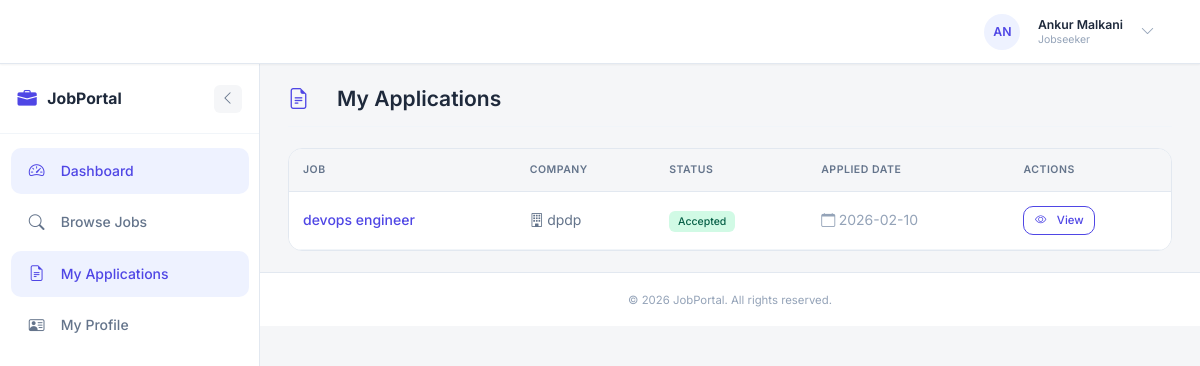
Page /jobseeker/applications (signed in) on the committed database.
### models.py (models this page shows, shortened)
class User(db.Model, UserMixin):
    __tablename__ = 'users'
    id = db.Column(db.Integer, primary_key=True)
    name = db.Column(db.String(100), nullable=False)
    email = db.Column(db.String(120), unique=True, nullable=False, index=True)
    password_hash = db.Column(db.String(128), nullable=False)
    role = db.Column(db.String(20), nullable=False)  # admin, employer, jobseeker
    created_at = db.Column(db.DateTime, default=datetime.utcnow)
    updated_at = db.Column(db.DateTime, default=datetime.utcnow, onupdate=datetime.utcnow)
    profile = db.relationship('Profile', back_populates='user', uselist=False, cascade='all, delete-orphan')
    jobs = db.relationship('Job', back_populates='employer', foreign_keys='Job.employer_id', cascade='all, delete-orphan')
    applications = db.relationship('Application', back_populates='jobseeker', foreign_keys='Application.jobseeker_id', cascade='all, delete-orphan')
    @property
    def password(self):
        """Prevent direct password access"""
        raise AttributeError('Password is not readable')
    def is_admin(self):
        return self.role == 'admin'
    def is_employer(self):
        return self.role == 'employer'
    def is_jobseeker(self):
        return self.role == 'jobseeker'
    def get_role_display(self):
        roles = {
            'admin': 'Admin',
            'employer': 'Employer',
            'jobseeker': 'Jobseeker'
        }
        return roles.get(self.role, self.role)

class Application(db.Model):
    __tablename__ = 'applications'
    id = db.Column(db.Integer, primary_key=True)
    job_id = db.Column(db.Integer, db.ForeignKey('jobs.id'), nullable=False, index=True)
    jobseeker_id = db.Column(db.Integer, db.ForeignKey('users.id'), nullable=False, index=True)
    status = db.Column(db.String(20), default='pending')  # pending, reviewed, accepted, rejected
    cover_letter = db.Column(db.Text, nullable=True)
    additional_notes = db.Column(db.Text, nullable=True)
    applied_at = db.Column(db.DateTime, default=datetime.utcnow)
    updated_at = db.Column(db.DateTime, default=datetime.utcnow, onupdate=datetime.utcnow)
    job = db.relationship('Job', back_populates='applications')
    jobseeker = db.relationship('User', back_populates='applications', foreign_keys=[jobseeker_id])
    def get_status_display(self):
        statuses = {
            'pending': 'Pending',
            'reviewed': 'Reviewed',
            'accepted': 'Accepted',
            'rejected': 'Rejected'
        }
        return statuses.get(self.status, self.status)

class Job(db.Model):
    __tablename__ = 'jobs'
    id = db.Column(db.Integer, primary_key=True)
    title = db.Column(db.String(200), nullable=False)
    description = db.Column(db.Text, nullable=False)
    company_name = db.Column(db.String(200), nullable=False)
    company_description = db.Column(db.Text, nullable=True)
    location = db.Column(db.String(200), nullable=False)
    salary = db.Column(db.String(100), nullable=True)  # Can be range or specific amount
    salary_min = db.Column(db.Integer, nullable=True)
    salary_max = db.Column(db.Integer, nullable=True)
    job_type = db.Column(db.String(50), nullable=True)  # Full-time, Part-time, Contract, etc.
    experience_level = db.Column(db.String(50), nullable=True)  # Entry, Mid, Senior
    required_skills = db.Column(db.Text, nullable=True)  # Comma-separated
    benefits = db.Column(db.Text, nullable=True)
    how_to_apply = db.Column(db.Text, nullable=True)
    application_email = db.Column(db.String(120), nullable=True)
    status = db.Column(db.String(20), default='active')  # active, closed, draft
    views_count = db.Column(db.Integer, default=0)
    employer_id = db.Column(db.Integer, db.ForeignKey('users.id'), nullable=False, index=True)
    created_at = db.Column(db.DateTime, default=datetime.utcnow)
    updated_at = db.Column(db.DateTime, default=datetime.utcnow, onupdate=datetime.utcnow)
    deadline = db.Column(db.DateTime, nullable=True)
    employer = db.relationship('User', back_populates='jobs', foreign_keys=[employer_id])
    applications = db.relationship('Application', back_populates='job', cascade='all, delete-orphan')
    @hybrid_property
    def application_count(self):
        """Optimized application count using hybrid property - avoids loading full relationship"""
        return len(self.applications)

### jobseeker/routes.py (the view)
@jobseeker.route('/applications')
@login_required
def applications():
    if not current_user.is_jobseeker():
        flash('Access denied. Jobseeker privileges required.', 'danger')
        return redirect(url_for('main.home'))
    page = request.args.get('page', 1, type=int)
    status = request.args.get('status', '')
    query = Application.query.filter_by(jobseeker_id=current_user.id)
    if status:
        query = query.filter_by(status=status)
    applications_pagination = query.order_by(Application.applied_at.desc()).paginate(
        page=page, per_page=10, error_out=False
    )
    return render_template('jobseeker/applications.html',
                         applications=applications_pagination,
                         status_filter=status)

### app.py (called while the page is built)
@login_manager.user_loader
def load_user(user_id):
    return User.query.get(int(user_id))

@app.context_processor
def inject_sidebar_state():
    is_auth = getattr(current_user, 'is_authenticated', False)
    if is_auth:
        sidebar_collapsed = request.cookies.get('sidebar_collapsed', 'false') == 'true'
    else:
        sidebar_collapsed = False
    return dict(sidebar_collapsed=sidebar_collapsed)

### templates/jobseeker/applications.html (shortened to what this page needs)
{% extends "base.html" %}
{% block content %}
<div class="page-header">
    <h1><i class="bi bi-file-earmark-text"></i>My Applications</h1>
</div>
<div class="dashboard-card">
    <div class="card-body p-0">
        {% if applications %}
            <div class="table-responsive">
                <table class="table mb-0">
                    <thead>
                        <tr>
                            <th>Job</th>
                            <th>Company</th>
                            <th>Status</th>
                            <th>Applied Date</th>
                            <th>Actions</th>
                        </tr>
                    </thead>
                    <tbody>
                        {% for app in applications %}
                            <tr>
                                <td>
                                    <a href="{{ url_for('jobseeker.job_detail', job_id=app.job.id) }}" class="text-decoration-none fw-medium">
                                        {{ app.job.title }}
                                    </a>
                                </td>
                                <td>
                                    <span class="text-secondary">
                                        <i class="bi bi-building me-1"></i>{{ app.job.company_name }}
                                    </span>
                                </td>
                                <td>
                                    <span class="badge {% if app.status == 'pending' %}bg-warning-subtle text-warning{% elif app.status == 'reviewed' %}bg-info-subtle text-info{% elif app.status == 'accepted' %}bg-success-subtle text-success{% else %}bg-danger-subtle text-danger{% endif %}">
                                        {{ app.get_status_display() }}
                                    </span>
                                </td>
                                <td>
                                    <span class="text-muted">
                                        <i class="bi bi-calendar me-1"></i>{{ app.applied_at.strftime('%Y-%m-%d') }}
                                    </span>
                                </td>
                                <td>
                                    <a href="{{ url_for('jobseeker.application_detail', app_id=app.id) }}" class="btn btn-sm btn-outline-primary">
                                        <i class="bi bi-eye me-1"></i>View
                                    </a>
                                </td>
                            </tr>
                        {% endfor %}
                    </tbody>
                </table>
            </div>
        {% endif %}
    </div>
</div>
{% endblock %}

### templates/base.html (shortened to what this page needs)
<!DOCTYPE html>
<html lang="en">
<head>
    <link href="https://cdn.jsdelivr.net/npm/bootstrap@5.3.2/dist/css/bootstrap.min.css" rel="stylesheet">
    <link href="https://cdn.jsdelivr.net/npm/bootstrap-icons@1.11.1/font/bootstrap-icons.css" rel="stylesheet">
    <link rel="stylesheet" href="{{ url_for('static', filename='css/main.css') }}">
</head>
<body>
    {% if current_user.is_authenticated %}
    <nav class="navbar navbar-expand-lg">
        <div class="container-fluid px-3">
            <a class="navbar-brand" href="{{ url_for('main.home') }}">
                <i class="bi bi-briefcase-fill"></i>
                <span >JobPortal</span>
            </a>
            <div class="collapse navbar-collapse" id="navbarNav">
                <ul class="navbar-nav ms-auto align-items-center">
                    {% if current_user.is_admin() %}
                        <li class="nav-item">
                            <a class="nav-link {% if request.endpoint and request.endpoint.startswith('admin.dashboard') %}active{% endif %}" href="{{ url_for('admin.dashboard') }}">
                                <i class="bi bi-speedometer2 me-1"></i>Dashboard
                            </a>
                        </li>
                    {% elif current_user.is_employer() %}
                        <li class="nav-item">
                            <a class="nav-link {% if request.endpoint and request.endpoint.startswith('employer.dashboard') %}active{% endif %}" href="{{ url_for('employer.dashboard') }}">
                                <i class="bi bi-speedometer2 me-1"></i>Dashboard
                            </a>
                        </li>
                    {% elif current_user.is_jobseeker() %}
                        <li class="nav-item">
                            <a class="nav-link {% if request.endpoint and request.endpoint.startswith('jobseeker.dashboard') %}active{% endif %}" href="{{ url_for('jobseeker.dashboard') }}">
                                <i class="bi bi-speedometer2 me-1"></i>Dashboard
                            </a>
                        </li>
                    {% endif %}
                    <li class="nav-item dropdown ms-2">
                        <a class="user-dropdown d-flex align-items-center" href="#" role="button" data-bs-toggle="dropdown" aria-expanded="false">
                            <div class="avatar">
                                {{ current_user.name[:2].upper() }}
                            </div>
                            <div class="user-info d-none d-md-block ms-2">
                                <div class="user-name">{{ current_user.name }}</div>
                                <div class="user-role">{{ current_user.get_role_display() }}</div>
                            </div>
                            <i class="bi bi-chevron-down ms-2 text-muted"></i>
                        </a>
                    </li>
                </ul>
            </div>
        </div>
    </nav>
    <div class="d-flex">
        <aside class="sidebar-wrapper {% if sidebar_collapsed %}collapsed{% endif %}" id="sidebarWrapper">
            <div class="sidebar-header">
                <a class="sidebar-brand" href="{{ url_for('main.home') }}">
                    <i class="bi bi-briefcase-fill"></i>
                    <span class="sidebar-label">JobPortal</span>
                </a>
                <button class="sidebar-toggle" id="sidebarToggle" title="Toggle Sidebar">
                    <i class="bi {% if sidebar_collapsed %}bi-chevron-right{% else %}bi-chevron-left{% endif %}"></i>
                </button>
            </div>
            <nav class="sidebar-nav">
                <ul class="nav flex-column">
                    {% if current_user.is_admin() %}
                        {% include 'admin/sidebar.html' %}
                    {% elif current_user.is_employer() %}
                        {% include 'employer/sidebar.html' %}
                    {% elif current_user.is_jobseeker() %}
                        {% include 'jobseeker/sidebar.html' %}
                    {% endif %}
                </ul>
            </nav>
        </aside>
        <main class="main-wrapper flex-grow-1">
            <div class="main-content flex-grow-1">
                {% block content %}{% endblock %}
            </div>
            <footer class="footer">
                <span>&copy; 2026 JobPortal. All rights reserved.</span>
            </footer>
        </main>
    </div>
    {% endif %}
</body>
</html>

### rows in the picture
User: name "AN", name "Ankur Malkani", role "Jobseeker"
Application: job "devops engineer", job.company_name "dpdp", status "Accepted", applied_at "2026-02-10"
